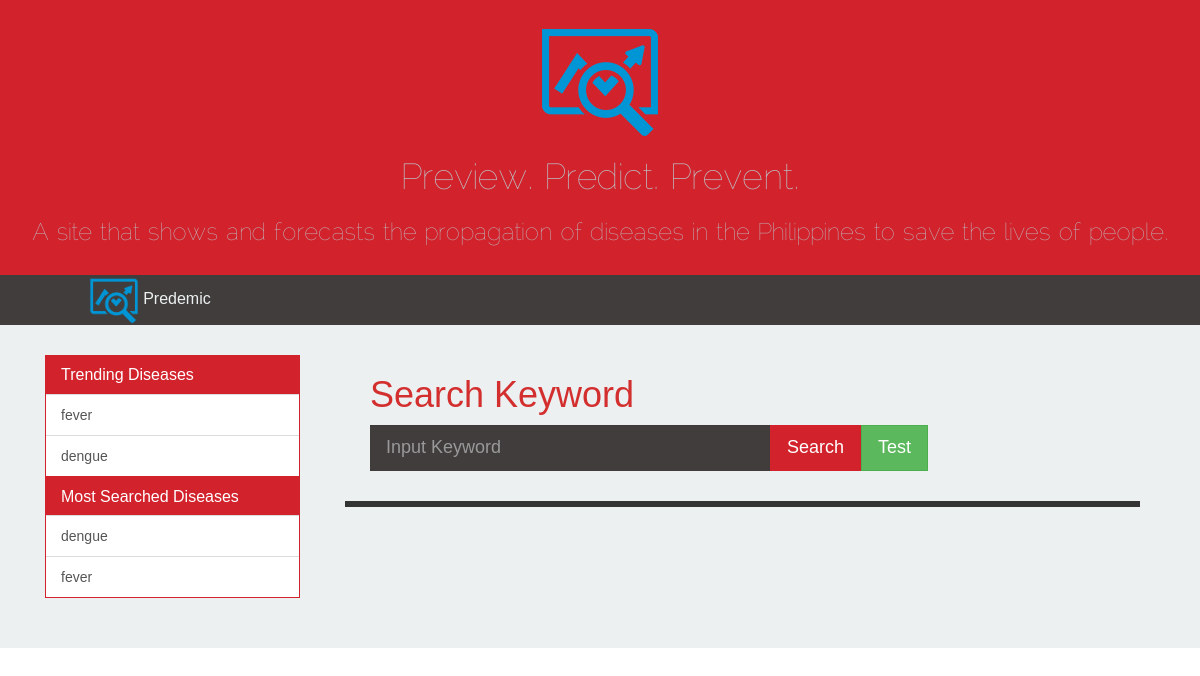
/homepage/, run on an earlier commit of the app's database.
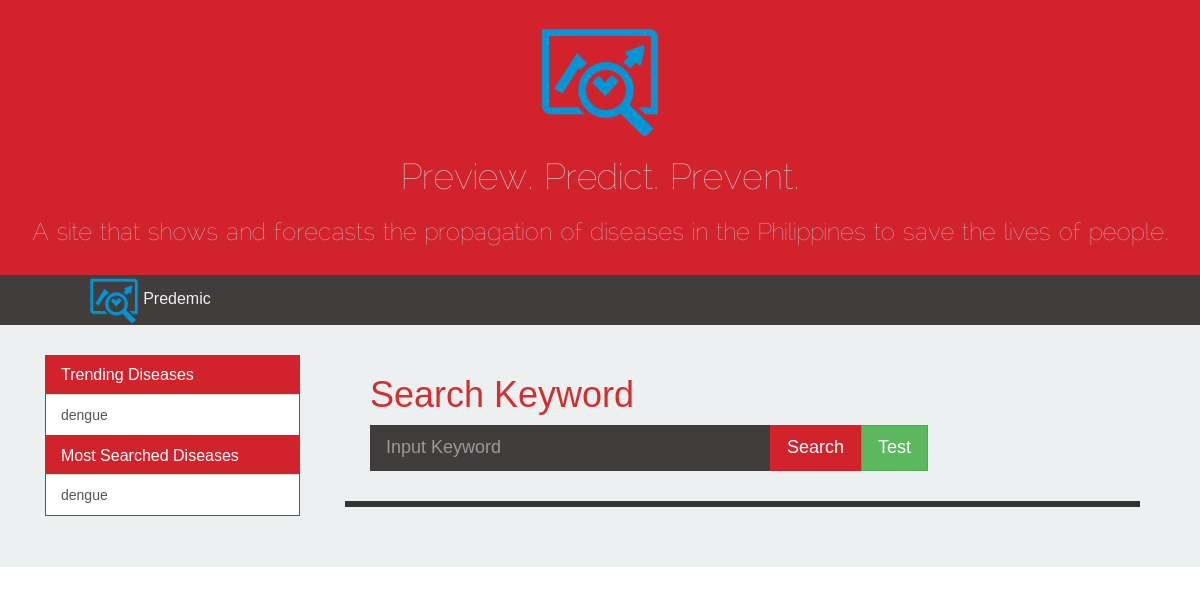
And on a later commit of the database.
### homepage/models.py (models this page shows, shortened)
class Keyword(models.Model):
	word = models.CharField(max_length=128, primary_key=True)
	date = models.DateTimeField()
	searchFrequency = models.PositiveSmallIntegerField(default=1)

### homepage/views.py (the view)
def index(request):
	topSearch = view_most_searched()
	trending = view_trending()
	context_dict = {'topSearch': topSearch, 'trending': trending}
	return render(request, 'homepage/index.html', context_dict)

### homepage/views.py (called while the page is built)
def view_most_searched():
	k = Keyword.objects.order_by('-searchFrequency')[:10]
	return k

def view_trending():
	t = Tweet.objects.values('keyword').order_by('-keyword__count').annotate(Count('keyword'))[:10]
	return t

### templates/homepage/index.html (shortened to what this page needs)
{% extends 'base.html' %}
{% load static %}
{% block side_block %}
    <div class="panel-group" id="trending-div">
        <div class="panel panel-primary panel-primary-custom">
            <div class="panel-heading panel-heading-custom">
                <h4 class="panel-title">
                    <a class="accordion-toggle" data-toggle="collapse" data-parent="#trending-div" href="#trending-div-list">Trending Diseases</a>
                </h4>
            </div>
            <div class="panel-collapse collapse in" id="trending-div-list">
                <div class="list-group">
                    {% if trending %}
                        {% for item in trending %}
                            <a href="#" class="list-group-item">{{ item.keyword }} </a>
                        {% endfor %}
                        {% else %}
                            <strong>Nothing to display.</strong>
                    {% endif %}
                </div>
            </div>
        </div>
    </div>
    <div class="panel-group" id="mostsearched-div">
        <div class="panel panel-primary panel-primary-custom">
            <div class="panel-heading panel-heading-custom">
                <h4 class="panel-title">
                    <a class="accordion-toggle" data-toggle="collapse" data-parent="#mostsearched-div" href="#mostsearched-div-list">Most Searched Diseases</a>
                </h4>
            </div>
            <div class="panel-collapse collapse in" id="mostsearched-div-list">
                <div class="list-group">
                    {% if topSearch %}
                        {% for item in topSearch %}
                            <a href="#" class="list-group-item">{{ item.word }} </a>
                        {% endfor %}
                    {% else %}
                        <strong>Nothing to display</strong>
                    {% endif %}
                </div>
            </div>
        </div>
    </div>
{% endblock %}
{% block search_block %}
    <div id="search-div">
        <h1>Search Keyword</h1>
        <input class="form-control input-lg" id="search-field" type="text" placeholder="Input Keyword"/>
        <button id="search-button" class="btn btn-success btn-lg">Search</button>
        <button id="test-button" class="btn btn-success btn-lg"> Test </button>
    </div>
{% endblock %}
{% block geomap_block %}
    <div class="map-class">
        <div id="map-canvas">
        </div>
    </div>
{% endblock %}

What changed in the data, as far as the page shows it:
removed Keyword: word "fever"
Also different on the page:
list line gone: "fever"
